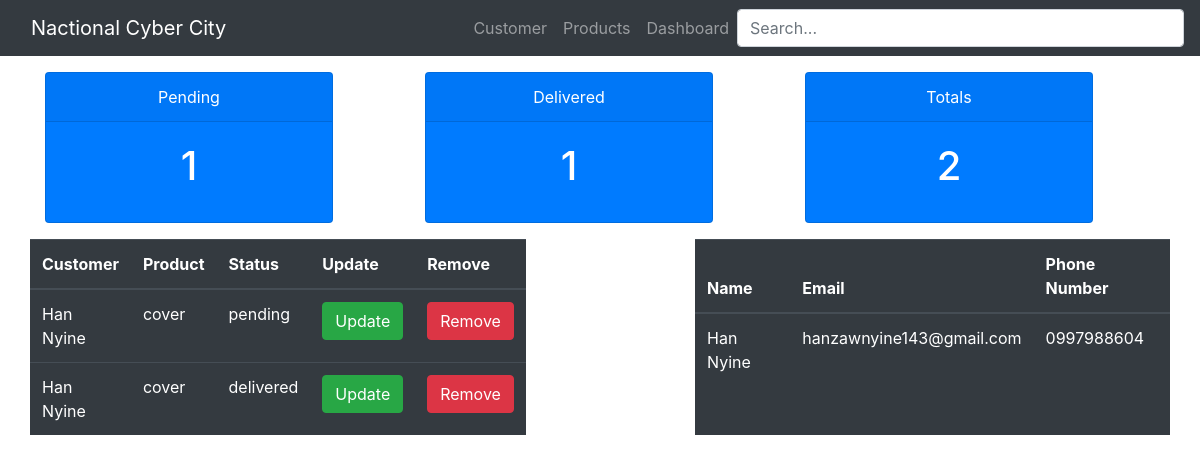
/dashboard, run on the app's committed database.
### accounts/models.py (models this page shows, shortened)
class Order(models.Model):
    customer = models.ForeignKey(
        Customer, null=True, on_delete=models.SET_NULL)
    product = models.ForeignKey(Products, null=True, on_delete=models.SET_NULL)
    created_at = models.DateTimeField(auto_now_add=True)
    status = (
        ('pending', 'Pending'),
        ('out for Delivery', 'Out For Delivery'),
        ('delivered', 'Delvered')
    )
    status = models.CharField(max_length=200, null=True, choices=status)

class Customer(models.Model):
    name = models.CharField(max_length=200, null=False)
    email = models.CharField(max_length=200, null=False)
    phoneNo = models.CharField(max_length=200, null=True)
    created_at = models.DateTimeField(auto_now_add=True)
    def __str__(self) -> str:
        return self.name

class Products(models.Model):
    name = models.CharField(max_length=200, null=True)
    price = models.FloatField(null=True)
    category = (
        ('indoor', 'In Door'),
        ('outdoor', 'Out Door')
    )
    category = models.CharField(max_length=200, null=True, choices=category)
    description = models.CharField(max_length=200, null=True, blank=True)
    created_at = models.DateTimeField(auto_now_add=True)
    tags = models.ManyToManyField(Tag)
    def __str__(self) -> str:
        return self.name

### accounts/views.py (the view)
# urls.py: path('dashboard', views.Dashboard),
def Dashboard(request):
    customers = Customer.objects.all()
    order = Order.objects.all()
    totals = order.count()
    delivered = Order.objects.filter(status='delivered').count()
    pending = Order.objects.filter(status='pending').count()
    return render(request, 'accounts/dashboard.html', {
        'customers': customers, 'orders': order,
        'totals': totals, 'delivered': delivered,
        'pending': pending
    })

### accounts/templates/accounts/dashboard.html
{% extends 'accounts/master.html' %} {% block content %}
<div class="row text-center">
  <div class="col-sm-4">
    <div class="card text-white bg-primary mb-3" style="max-width: 18rem">
      <div class="card-header">Pending</div>
      <div class="card-body">
        <h1 class="card-title">{{pending}}</h1>
      </div>
    </div>
  </div>
  <div class="col-sm-4">
    <div class="card text-white bg-primary mb-3" style="max-width: 18rem">
      <div class="card-header">Delivered</div>
      <div class="card-body">
        <h1 class="card-title">{{delivered}}</h1>
      </div>
    </div>
  </div>
  <div class="col-sm-4">
    <div class="card text-white bg-primary mb-3" style="max-width: 18rem">
      <div class="card-header">Totals</div>
      <div class="card-body">
        <h1 class="card-title">{{totals}}</h1>
      </div>
    </div>
  </div>
</div>
<div class="row">
  <table class="table table-dark col-sm-5">
    <thead>
      <tr>
        <th scope="col">Customer</th>
        <th scope="col">Product</th>
        <th scope="col">Status</th>
        <th scope="col">Update</th>
        <th scope="col">Remove</th>
      </tr>
    </thead>
    <tbody>
      {% for order in orders %}
      <tr>
        <td>{{order.customer}}</td>
        <td>{{order.product}}</td>
        <td>{{order.status}}</td>
        <td><a href="#" class="btn btn-success">Update</a></td>
        <td><a href="#" class="btn btn-danger">Remove</a></td>
      </tr>
      {% endfor %}
    </tbody>
  </table>
  <div class="col-sm"></div>
  <table class="table table-dark col-sm-5">
    <thead>
      <tr>
        <th scope="col">Name</th>
        <th scope="col">Email</th>
        <th scope="col">Phone Number</th>
      </tr>
    </thead>
    <tbody>
      {% for customer in customers %}
      <tr>
        <td>{{customer.name}}</td>
        <td>{{customer.email}}</td>
        <td>{{customer.phoneNo}}</td>
      </tr>
      {% endfor %}
    </tbody>
  </table>
</div>
{% endblock content %}

### accounts/templates/accounts/master.html (shortened to what this page needs)
{% load static %}
<!DOCTYPE html>
<html lang="en">
  <head>
    <link
      rel="stylesheet"
      href="https://stackpath.bootstrapcdn.com/bootstrap/4.3.1/css/bootstrap.min.css"
    />
    <link rel="stylesheet" href="{% static 'accounts/css/style.css' %}" />
  </head>
  <body>
    {% include 'accounts/components/navbar.html' %}
    <div class="container mt-3">{% block content %}{% endblock content %}</div>
  </body>
</html>

### accounts/templates/accounts/components/navBar.html
<nav class="navbar navbar-expand-lg navbar-dark bg-dark">
  <div class="container-fluid">
    <a class="navbar-brand" href="/">Nactional Cyber City</a>
  </div>
  <div class="navbar-nav">
    <li class="nav-item">
      <a class="nav-link" href="customer">Customer</a>
    </li>
    <li class="nav-item">
      <a class="nav-link" href="product">Products</a>
    </li>
    <li class="nav-item">
      <a class="nav-link" href="dashboard">Dashboard</a>
    </li>
  </div>
  <input
    type="text"
    class="form-control"
    placeholder="Search..."
    aria-label="Username"
    aria-describedby="basic-addon1"
  />
</nav>

### data on the page
Order: customer "Han Nyine", product "cover", status "pending"
Order: customer "Han Nyine", product "cover", status "delivered"
Customer: name "Han Nyine", email "hanzawnyine143@gmail.com", phoneNo "0997988604"

### other printed values
{{ pending }} "1"
{{ delivered }} "1"
{{ totals }} "2"
